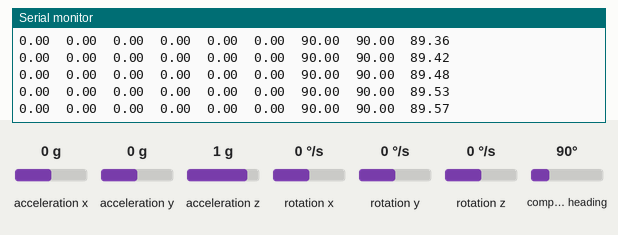
The sketch below on a simulated Arduino Uno, built with avr-gcc and run on an emulated ATmega328P. Shown: the last lines printed to the serial monitor. Wiring (inferred from the names in the program): HMC5883L compass at I2C address 0x1E; ITG-3200 gyroscope at I2C address 0x68. The inputs (shaded band) are chosen by the test bench; at power-on: acceleration y 0 g, acceleration x 0 g, rotation y 0 °/s, acceleration z 1 g, rotation x 0 °/s, rotation z 0 °/s, compass heading 90°.

Above: at 2.7 s.
2.8 s: acceleration y set to -1.4 g
At 3.3 s:
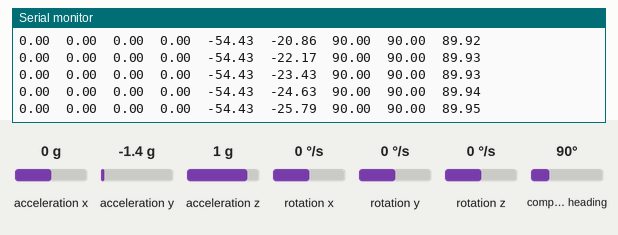
5.8 s: acceleration x set to 0.8 g
At 6.5 s:
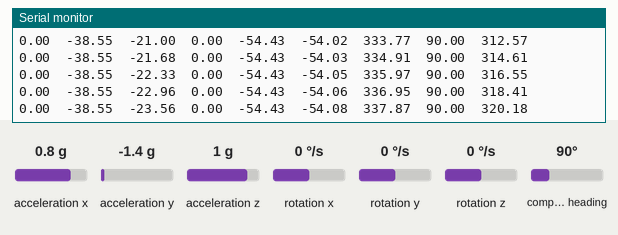
8.8 s: rotation y set to 100 °/s
At 9.7 s:
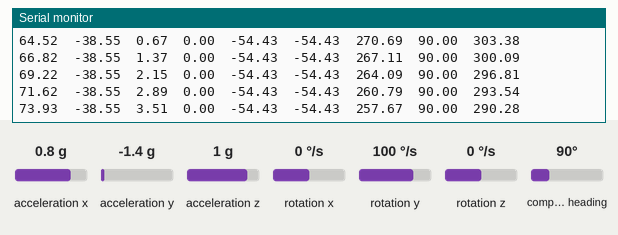
11.8 s: acceleration y set to 0 g
At 12.6 s:
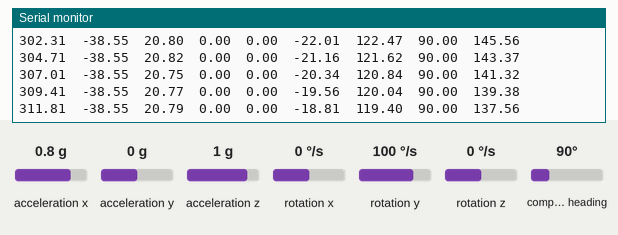
14.8 s: acceleration z set to -1.4 g
At 15.5 s:
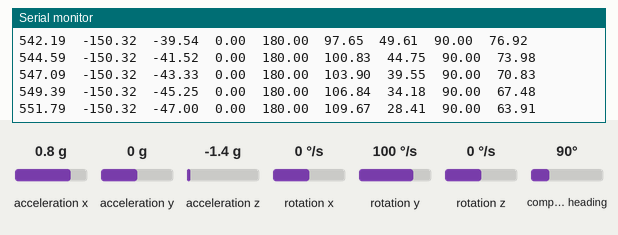
Timing chart, 0 to 17.3 s (numbered marks = the images above; inputs shaded):
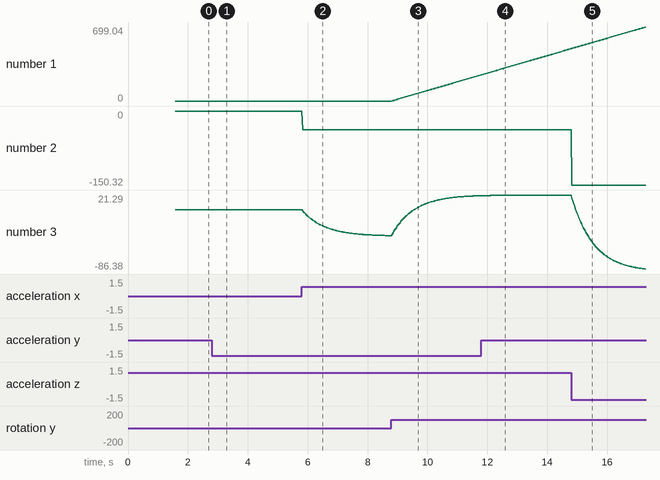

Measured:
- after the input at 2.8 s, the serial monitor: prints a new line after 0.05 s (image 1)

The sketch:

Kalman_3.ino
```cpp
#include <Wire.h>
#include <ADXL345.h>

float GyroX,GyroY,GyroZ,GyroTemp,biasGyroX, biasGyroY, biasGyroZ, biasAccelX, biasAccelY, biasAccelZ,biasMagHeading,xAng,yAng,cycle,pitchGyro,rollGyro,yawGyro,pitchPrediction,rollPrediction,yawPrediction,accX,accY,accZ,CMy,CMx,heading;
float timeStep = 0.02;
float pitchAccel = 0;
float rollAccel = 0;
float yawMag = 0;
float gyroVar = 0.1;
float deltaGyroVar = 0.1;
float accelVar = 5;
float magVar = 2;
float Pxx = 0.1;
float Pvv = 0.1;
float Pxv = 0.1;
float kx,kv,kmx,kmv;
unsigned long clockNew,clockOld;

const float pi = 3.14159;
int aX,aY,aZ;
int g_offx = 0;
int g_offy = 0;
int g_offz = 0;
int totalGyroXValues = 0;
int totalGyroYValues = 0;
int totalGyroZValues = 0;
int totalAccelXValues = 0;
int totalAccelYValues = 0;
int totalAccelZValues = 0;
int totalMagValues = 0;
int i,mX,mY,mZ,magHeading;

ADXL345 adxl;
#define ITG3200_Address 0x68
#define address 0x1E
#define cycleDelay 20
#define accConv 0.0039

void setup() {
  Wire.begin();
  Serial.begin(115200);
  delay(100);
  initGyro();
  delay(100);
  GyroCalibrate();
  GyroCalibrate2();
  delay(100);
  adxl.powerOn();
  adxl.setFreeFallThreshold(7);
  adxl.setFreeFallDuration(45);
  initMag();
  clockOld = 0.0;
  determineAngles();

}

void loop() {
  kalman();
  Serial.print(pitchGyro);
  Serial.print("\t");
  Serial.print(pitchAccel);
  Serial.print("\t");
  Serial.print(pitchPrediction);
  Serial.print("\t");
  Serial.print(rollGyro);
  Serial.print("\t");
  Serial.print(rollAccel);
  Serial.print("\t");
  Serial.print(rollPrediction);
  Serial.print("\t");
  Serial.print(yawMag);
  Serial.print("\t");
  Serial.print(yawGyro);
  Serial.print("\t");
  Serial.print(yawPrediction);
  Serial.print("\n");

}

void initGyro() {
   Wire.beginTransmission(ITG3200_Address);
   Wire.write(0x3E);
   Wire.write(0x00);
   Wire.endTransmission();

   Wire.beginTransmission(ITG3200_Address);
   Wire.write(0x15);
   Wire.write(0x07);
   Wire.endTransmission();

   Wire.beginTransmission(ITG3200_Address);
   Wire.write(0x16);
   Wire.write(0x1E);   // +/- 2000 dgrs/sec, 1KHz, 1E, 19
   Wire.endTransmission();

   Wire.beginTransmission(ITG3200_Address);
   Wire.write(0x17);
   Wire.write(0x00);
   Wire.endTransmission();

}

void GyroCalibrate(){

 int tmpx = 0;
 int tmpy = 0;
 int tmpz = 0;

 g_offx = 0;
 g_offy = 0;
 g_offz = 0;

 for (char i = 0;i<10;i++)
    {
    delay(10);
    getGyro();
    tmpx += GyroX;
    tmpy += GyroY;
    tmpz += GyroZ;
    }
 g_offx = tmpx/10;
 g_offy = tmpy/10;
 g_offz = tmpz/10;

}

void GyroCalibrate2(){
  for (i = 0; i < 50; i += 1) {
    getGyro();
    getAcc();
    totalGyroXValues += GyroX;
    totalGyroYValues += GyroY;
    totalGyroZValues += GyroZ;
    //totalAccelXValues += aX;
    //totalAccelYValues += aY;
    //totalAccelZValues += aZ;
    delay(20);
  }
  biasGyroX = totalGyroXValues / 50;
  biasGyroY = totalGyroYValues / 50;
  biasGyroZ = totalGyroZValues / 50;
  //biasAccelX = totalAccelXValues / 50;
  //biasAccelY = totalAccelYValues / 50;
  //biasAccelZ = (totalAccelZValues / 50) - 256;
  biasAccelX = 1;
  biasAccelY = 1;
  biasAccelZ = 1;
}

void getGyro() {
  Wire.beginTransmission(ITG3200_Address);
  Wire.write(0x1B);
  Wire.endTransmission();

  Wire.beginTransmission(ITG3200_Address);
  Wire.requestFrom(ITG3200_Address, 8);    // request 8 bytes from ITG3200

  int i = 0;
  byte buff[8];
  while(Wire.available())
  {
    buff[i] = Wire.read();
    i++;
  }
  Wire.endTransmission();

  GyroX = ((buff[4] << 8) | buff[5]) - g_offx;
  GyroY = ((buff[2] << 8) | buff[3]) - g_offy;
  GyroZ = ((buff[6] << 8) | buff[7]) - g_offz;
  GyroTemp = (buff[0] << 8) | buff[1]; // temperature


}

void getAcc(){
  adxl.readAccel(&aX, &aY, &aZ);
  accX = aX * accConv;
  accY = aY * accConv;
  accZ = aZ * accConv;
  xAng = atan2(aX,aZ)*(180/pi);
  yAng = atan2(aY,aZ)*(180/pi);

}

void kalman(){
  clockNew = millis();
  cycle = (((clockNew - clockOld)*1.0)/1000.0);
  getGyro();
  getAcc();
  getMag();
  calcTiltHeading();

  pitchAccel = atan2(-accX,accZ)*(180.0/pi);
  pitchGyro = pitchGyro + ((GyroX - biasGyroX)/14.375)*cycle;
  pitchPrediction = pitchPrediction + ((GyroX - biasGyroX)/14.375)*cycle;

  rollAccel = atan2(accY,accZ) * 180.0 / pi;
  rollGyro = rollGyro - ((-GyroY - biasGyroY) / 14.375) * cycle;
  rollPrediction = rollPrediction - ((-GyroY - biasGyroY) / 14.375) * cycle;

  yawGyro = yawGyro - ((GyroZ - biasGyroZ) / 14.375) * cycle;
  yawPrediction = yawPrediction - ((GyroZ - biasGyroZ) / 14.375) * cycle;

  if (yawGyro < 0 && yawMag > 270) {yawGyro += 360;}
  if (yawGyro > 270 && yawMag < 90) {yawGyro -= 360;}
  if (yawPrediction < 0 && yawMag > 270) {yawPrediction += 360;}
  if (yawPrediction > 270 && yawMag < 90) {yawPrediction -= 360;}

  Pxx += cycle * (2 * Pxv + timeStep * Pvv);
  Pxv += cycle * Pvv;
  Pxx += cycle * gyroVar;
  Pvv += cycle * deltaGyroVar;
  kx = Pxx * (1 / (Pxx + accelVar));
  kv = Pxv * (1 / (Pxx + accelVar));
  kmx = Pxx * (1 / (Pxx + magVar));
  kmv = Pxv * (1 / (Pxx + magVar));

  pitchPrediction += (pitchAccel - pitchPrediction) * kx;
  rollPrediction += (rollAccel - rollPrediction) * kx;
  yawPrediction += (yawMag - yawPrediction) * kmx;

  Pxx *= (1 - kx);
  Pxv *= (1 - kx);
  Pvv -= kv * Pxv;

  clockOld = millis();
  delay(cycleDelay);
}

void determineAngles(){
  getAcc();
  getMag();
  pitchGyro = -xAng;
  pitchPrediction = -xAng;
  rollGyro = yAng;
  rollPrediction = yAng;
  calcTiltHeading();
  yawGyro = yawMag;
}

void initMag(){
  Wire.beginTransmission(address); //open communication with HMC5883
  Wire.write(0x02); //select mode register
  Wire.write(0x00); //continuous measurement mode
  Wire.endTransmission();
}

void getMag(){
  //Tell the HMC5883 where to begin reading data
  Wire.beginTransmission(address);
  Wire.write(0x03); //select register 3, X MSB register
  Wire.endTransmission();

  //Read data from each axis, 2 registers per axis
  Wire.requestFrom(address, 6);
  if(6<=Wire.available()){
    mX = Wire.read()<<8; //X msb
    mX |= Wire.read(); //X lsb
    mZ = Wire.read()<<8; //Z msb
    mZ |= Wire.read(); //Z lsb
    mY = Wire.read()<<8; //Y msb
    mY |= Wire.read(); //Y lsb
    /*yawMag = atan2(mY,mX)*(180/pi)+180;
    if (yawMag > 180){
      yawMag = yawMag - 360;
    }
    yawMag += 90;
    if (yawMag > 180 && yawMag < 270){
     yawMag = yawMag - 360;
    }*/
  }
}

void calcTiltHeading(){

  CMx = mX * cos(radians(pitchPrediction)) + mZ * sin(radians(pitchPrediction));
  CMy = mX * sin(radians(rollPrediction)) * sin(radians(pitchPrediction)) + mY * cos(radians(rollPrediction)) - mZ * sin(radians(rollPrediction)) * cos(radians(pitchPrediction));
  heading = atan2(CMy,CMx);
  if (heading < 0){heading += 2*PI;}
  if (heading > 2*PI) {heading -= 2*PI;}
  heading = heading * (180/PI);
  yawMag = heading;
}
```
